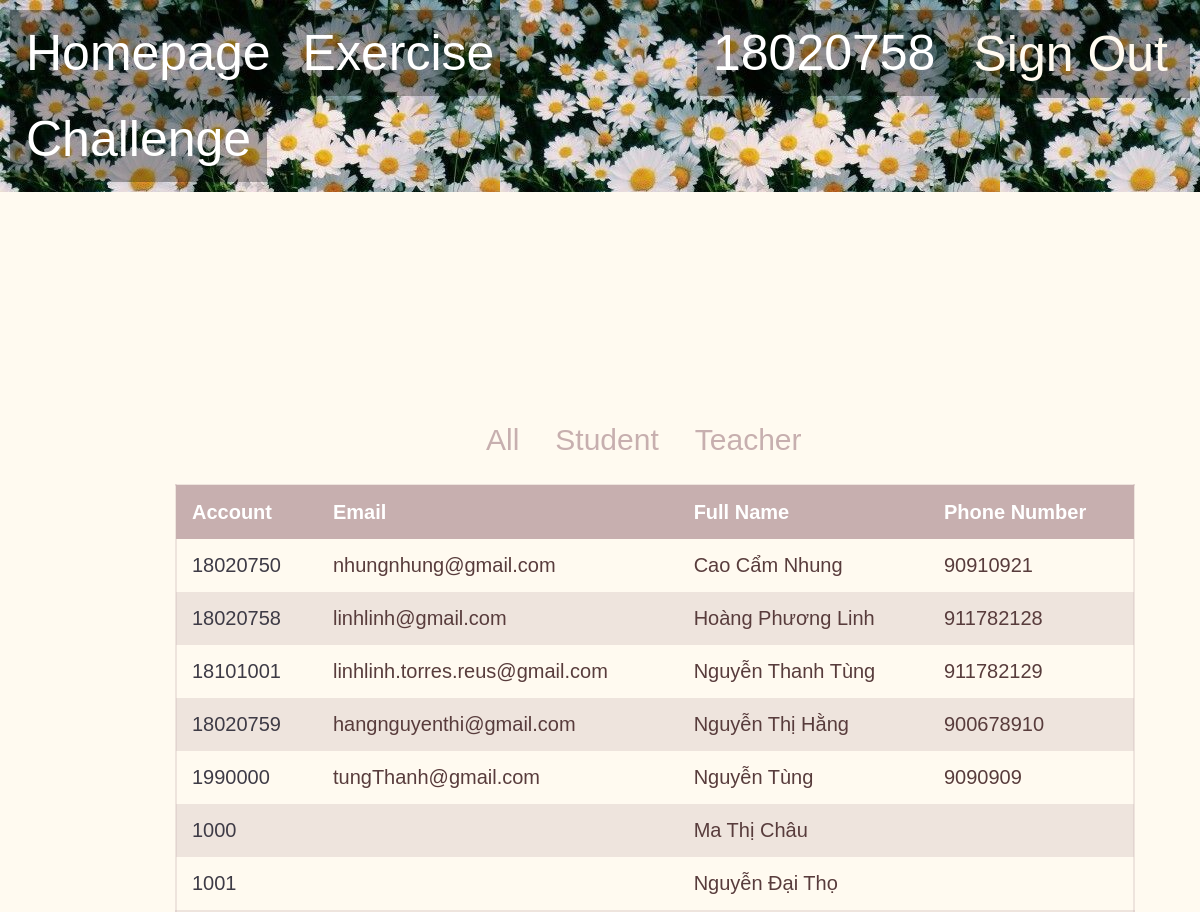
The page /listOfUsers.php (signed in) on the database its author committed.
### tables this page shows
CREATE TABLE `student` (
  `account` varchar(15) NOT NULL,
  `email` varchar(50) NOT NULL,
  `fullName` varchar(50) NOT NULL,
  `phoneNumber` int(15) NOT NULL
);

CREATE TABLE `teacher` (
  `account` varchar(15) NOT NULL,
  `nameOfTeacher` varchar(30) NOT NULL
);

### listOfUsers.php (the view, shortened to what this page needs)
<head>
    <link rel="stylesheet" href="mains.css">
    <link rel="stylesheet" href="navbars.css">
    <link rel="stylesheet" href="listOfUsers.css">
</head>
<body>
    <div>
        <ul>
            <li><a href='listOfUsers.php'>Homepage</a></li>
            <li><a href='exercise.php'>Exercise</a></li>
            <li style="float:right"><a href=""><form action="" method="POST" style="font-size: 0px;"><input type="submit" name="signOut" value="Sign Out" style="border:none; background-color:transparent;
            font-size: 50px; font-family: 'Gill Sans', 'Gill Sans MT', Calibri, 'Trebuchet MS', sans-serif; color: floralwhite;"></form></a></li>
            <li style="float:right"><a href=<?php echo "'listOfUsers.php?account=".$_SESSION["account"]."'>";?> <?php echo $_SESSION["account"];?></a></li>
            <li><a href='challenge.php'>Challenge</a></li>
        </ul>
    </div>
    <div style="height:62%">
        <?php
            $servername = "localhost";
            $database = "student_management";
            $username = "root";
            $password = "";
            $conn = mysqli_connect($servername, $username, $password, $database);
            if (empty($_GET['account'])){
        ?>
        <div style="display: flex">
            <div style="width: 40%"></div>
            <form action="listOfUsers.php" method = "POST" class="selectButton">
                <input type="submit" id="all" name="all" class = "detailButton" value="All">
                <input type="submit" id="student" name="student" class = "detailButton" value="Student">
                <input type="submit" id="teacher" name="teacher" class = "detailButton" value="Teacher">
            </form>
        </div>
        <?php
            }
            $html = '<table id="t01">';
            $html .= '<tr>';
            $html .= '<th>' . "Account" .'</th>';
            $html .= '<th>' . "Email".'</th>';
            $html .= '<th>' . "Full Name" .'</th>';
            $html .= '<th>' . "Phone Number" .'</th>';
            $html .= '</tr>';
            if (!empty($_GET['account'])){
                $html1 = '<table id="t01" style="margin-top: 200px">';
                $html1 .= '<tr>';
                $html1 .= '<th>' . "Account" .'</th>';
                $html1 .= '<th>' . "Email".'</th>';
                $html1 .= '<th>' . "Full Name" .'</th>';
                $html1 .= '<th>' . "Phone Number" .'</th>';
                $html1 .= '</tr>';
                $a = $_GET['account'];
                $sql = "SELECT account, email, fullName, phoneNumber
                        FROM student
                        WHERE account = '$a'";
                $result = $conn->query($sql);
                if ($result->num_rows > 0){
                    $row = $result->fetch_assoc();
                    $html1 .= '<tr>';
                    $html1 .= '<td>' .'<a href="listOfUsers.php?account='.$row["account"].'">'. $row["account"] .'</a>'.'</td>';
                    $html1 .= '<td>' . $row["email"] . '</td>';
                    $html1 .= '<td>' . $row["fullName"] . '</td>';
                    $html1 .= '<td>' . $row["phoneNumber"] . '</td>';
                    $html1 .= '</tr>';
                    $html1 .= '</table>';
                    echo $html1;
                } else {
                    $sqlTeacher = "SELECT account, nameOfTeacher
                                FROM teacher
                                WHERE account = '$a'";
                    $result = $conn->query($sqlTeacher);
                    $row = $result->fetch_assoc();
                            $a = $row['account'];
                            $html1 .= '<tr>';
                            $html1 .= '<td>' .'<a href="listOfUsers.php?account='.$row["account"].'">'. $row["account"] .'</a>'.'</td>';
                            $html1 .= '<td>' .''. '</td>';
                            $html1 .= '<td>' . $row["nameOfTeacher"] . '</td>';
                            $html1 .= '<td>' .''. '</td>';
                            $html1 .= '</tr>';
                    $html1 .= '</table>';
                    echo $html1;
                }
            }
            else{
                $sqlStudent = "SELECT account, email, fullName, phoneNumber
                                FROM student
                                ORDER BY fullName ASC";
                $sqlTeacher = "SELECT account, nameOfTeacher
                                FROM teacher
                                ORDER BY nameOfTeacher ASC";
                if (!empty($_POST['student'])){
                    $result = $conn->query($sqlStudent);
                    if ($result->num_rows > 0) {
                        while($row = $result->fetch_assoc()) {
                            $html .= '<tr>';
                            $html .= '<td>' .'<a href="listOfUsers.php?account='.$row["account"].'">'. $row["account"] .'</a>'.'</td>';
                            $html .= '<td>' . $row["email"] . '</td>';
                            $html .= '<td>' . $row["fullName"] . '</td>';
                            $html .= '<td>' . $row["phoneNumber"] . '</td>';
                            $html .= '</tr>';
                        }
                    }
                    $html .= '</table>';
                    echo $html;
                }
                else{
                    $result = $conn->query($sqlStudent);
                    if ($result->num_rows > 0) {
                        while($row = $result->fetch_assoc()) {
                            $html .= '<tr>';
                            $html .= '<td>' .'<a href="listOfUsers.php?account='.$row["account"].'">'. $row["account"] .'</a>'.'</td>';
                            $html .= '<td>' . $row["email"] . '</td>';
                            $html .= '<td>' . $row["fullName"] . '</td>';
                            $html .= '<td>' . $row["phoneNumber"] . '</td>';
                            $html .= '</tr>';
                        }
                    }
                    $result = $conn->query($sqlTeacher);
                    if ($result->num_rows > 0) {
                        while($row = $result->fetch_assoc()) {
                            $html .= '<tr>';
                            $html .= '<td>' .'<a href="listOfUsers.php?account='.$row["account"].'">'. $row["account"] .'</a>'.'</td>';
                            $html .= '<td>' .''. '</td>';
                            $html .= '<td>' . $row["nameOfTeacher"] . '</td>';
                            $html .= '<td>' .''. '</td>';
                            $html .= '</tr>';
                        }
                    }
                    $html .= '</table>';
                    echo $html;
                }
            }
                ?>
    </div>
</body>

### mains.css (style rules this page uses)
body { margin: 0; background-color: floralwhite; }
.selectButton { margin-top: 200px; }
.detailButton { font-size: 30px; background-color: floralwhite; font-family: 'Gill Sans', 'Gill Sans MT', Calibri, 'Trebuchet MS', sans-serif; color: rgb(199, 175, 175); margin-right: 20px; border: none; }

### navbars.css (style rules this page uses)
ul { list-style-type: none; margin: 0px; border-bottom: 30px solid floralwhite; padding: 10; overflow: hidden; background-image:url('image/b99d24f738af6f0ac9dd9d15391b8f77.jpg'); font-size: 50px; font-family: 'Gill Sans', 'Gill Sans MT', Calibri, 'Trebuchet MS', sans-serif; color: floralwhite; }
li { float: left; }
li a { display: block; color: white; text-align: center; padding: 14px 16px; text-decoration: none; background-color: rgba(0, 0, 0, 0.3); }

### listOfUsers.css (style rules this page uses)
table { margin: 10px 175px; width: 80%; border: 2px solid rgb(199, 175, 175, 0.3); }
table, th, td { border-collapse: collapse; font-size: 20px; font-family: 'Gill Sans', 'Gill Sans MT', Calibri, 'Trebuchet MS', sans-serif; }
th, td { padding: 15px; text-align: left; }
#t01 tr:nth-child(even) { background-color: floralwhite ; color: rgb(88, 60, 60); }
#t01 a:link { color: rgb(62, 59, 70) ; text-decoration: none; }
#t01 tr:nth-child(odd) { background-color: rgb(199, 175, 175, 0.3); color: rgb(88, 60, 60); }
#t01 th { background-color: rgb(199, 175, 175); color: white; }

### rows shown on the page
student: account "18020750", email "nhungnhung@gmail.com", fullName "Cao Cẩm Nhung", phoneNumber "90910921"
student: account "18020758", email "linhlinh@gmail.com", fullName "Hoàng Phương Linh", phoneNumber "911782128"
student: account "18101001", email "linhlinh.torres.reus@gmail.com", fullName "Nguyễn Thanh Tùng", phoneNumber "911782129"
student: account "18020759", email "hangnguyenthi@gmail.com", fullName "Nguyễn Thị Hằng", phoneNumber "900678910"
student: account "1990000", email "tungThanh@gmail.com", fullName "Nguyễn Tùng", phoneNumber "9090909"
teacher: account "1000", nameOfTeacher "Ma Thị Châu"
teacher: account "1001", nameOfTeacher "Nguyễn Đại Thọ"

### other values the page prints
$_SESSION["account"] "18020758"
